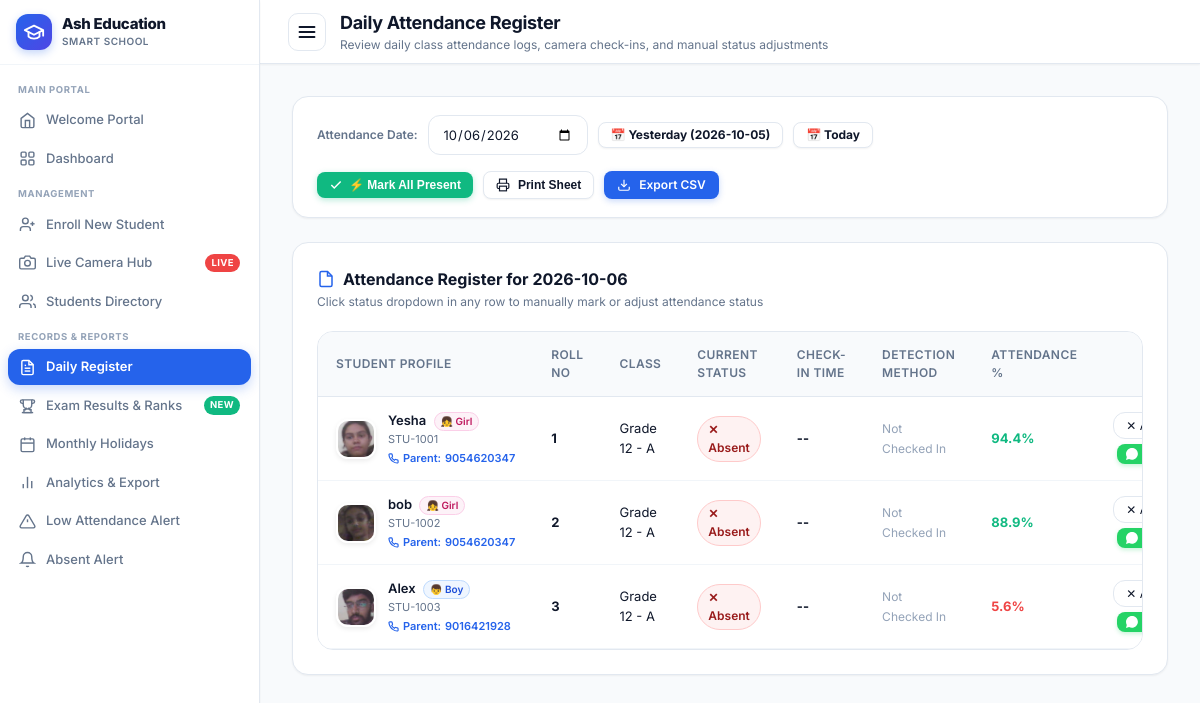
Page /logs on the earlier database version.
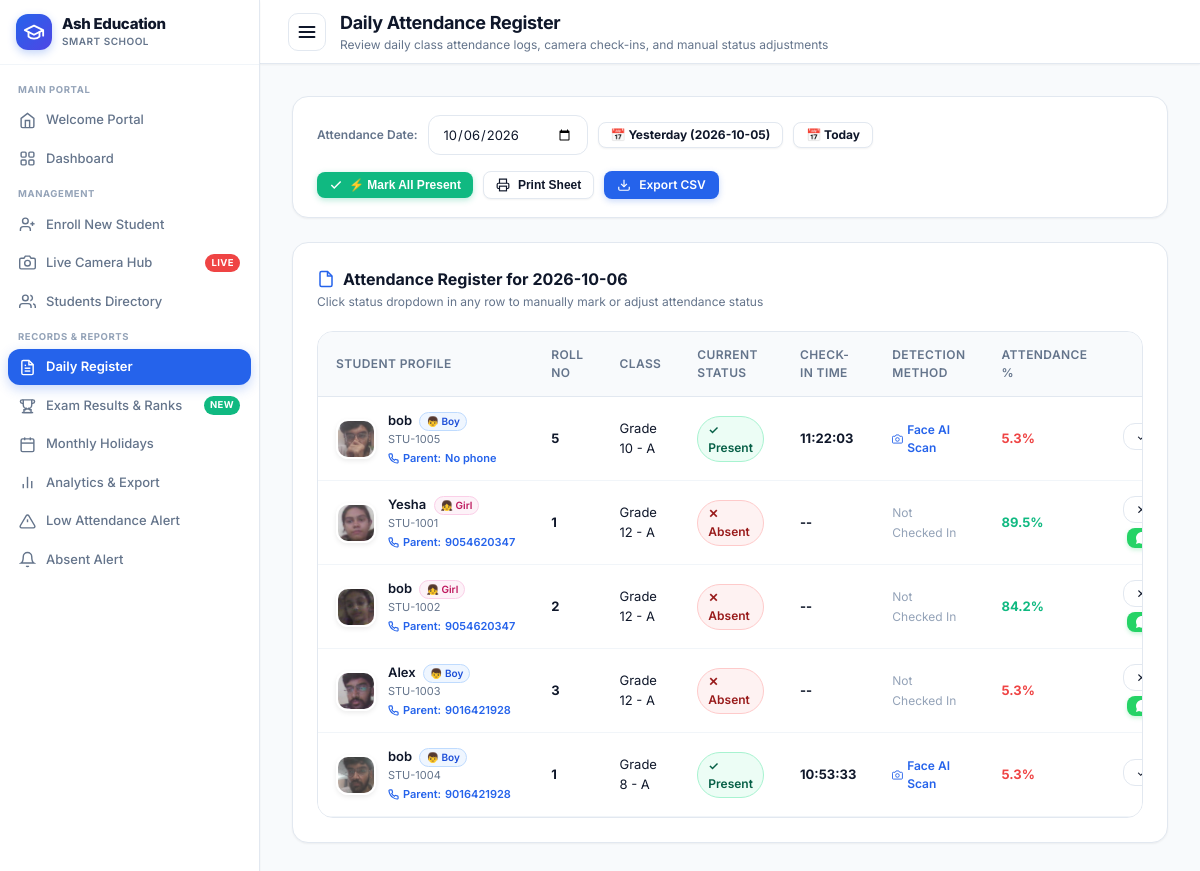
Same page on the later database version.
### tables this page shows
CREATE TABLE students (
        id INTEGER PRIMARY KEY AUTOINCREMENT,
        student_id TEXT UNIQUE NOT NULL,
        full_name TEXT NOT NULL,
        grade TEXT NOT NULL,
        section TEXT NOT NULL,
        roll_no TEXT NOT NULL,
        gender TEXT DEFAULT 'Other',
        guardian_name TEXT,
        guardian_phone TEXT,
        photo_path TEXT,
        status TEXT DEFAULT 'Active',
        created_at TIMESTAMP DEFAULT CURRENT_TIMESTAMP
    , parent_phone TEXT, category TEXT DEFAULT 'General', dob TEXT DEFAULT '');

CREATE TABLE attendance (
        id INTEGER PRIMARY KEY AUTOINCREMENT,
        student_id TEXT NOT NULL,
        date TEXT NOT NULL,
        time TEXT NOT NULL,
        status TEXT NOT NULL DEFAULT 'Present',
        method TEXT NOT NULL DEFAULT 'Camera-OpenCV',
        confidence REAL DEFAULT 0.0,
        notes TEXT,
        created_at TIMESTAMP DEFAULT CURRENT_TIMESTAMP,
        UNIQUE(student_id, date),
        FOREIGN KEY (student_id) REFERENCES students (student_id) ON DELETE CASCADE
    );

### backend/app.py (the view)
@app.route('/logs')
def attendance_logs():
    target_date = request.args.get('date', date.today().isoformat())
    grade = request.args.get('grade', session.get('selected_grade', 'All'))
    session['selected_grade'] = grade
    records = get_today_attendance(target_date)
    if grade and grade != 'All':
        records = [r for r in records if r['grade'] == grade]
    absent_count = sum(1 for r in records if r['attendance_status'] != 'Present')
    sent_student_ids = get_sent_whatsapp_student_ids(target_date)
    for r in records:
        r['whatsapp_sent'] = (r['student_id'] in sent_student_ids)
    today_str = date.today().isoformat()
    yesterday_str = (date.today() - timedelta(days=1)).isoformat()
    return render_template(
        'logs.html',
        records=records,
        selected_date=target_date,
        selected_grade=grade,
        absent_count=absent_count,
        today_date=today_str,
        yesterday_date=yesterday_str
    )

### frontend/templates/logs.html (shortened to what this page needs)
{% extends "base.html" %}
{% block page_heading %}Daily Attendance Register{% endblock %}
{% block page_subheading %}Review daily class attendance logs, camera check-ins, and manual status adjustments{%
endblock %}
{% block content %}
<div class="card" style="margin-bottom:24px; padding:18px 24px;">
  <form method="GET" action="{{ url_for('attendance_logs') }}"
    style="display:flex; justify-content:space-between; align-items:center; flex-wrap:wrap; gap:16px;">
    <div style="display:flex; align-items:center; gap:10px; flex-wrap:wrap;">
      <label for="log-date" style="font-size:12px; font-weight:600; color:var(--text-muted);">Attendance Date:</label>
      <input type="date" id="log-date" name="date" class="form-control" value="{{ selected_date }}" style="width:160px;"
        onchange="this.form.submit()">
      <a href="{{ url_for('attendance_logs', date=yesterday_date, grade=selected_grade) }}"
         class="btn btn-secondary btn-sm {% if selected_date == yesterday_date %}btn-date-active{% endif %}"
         style="padding:5px 12px; font-size:12px; font-weight:700; text-decoration:none;"
         title="Jump to Yesterday's Attendance ({{ yesterday_date }})">
        📅 Yesterday ({{ yesterday_date }})
      </a>
      <a href="{{ url_for('attendance_logs', date=today_date, grade=selected_grade) }}"
         class="btn btn-secondary btn-sm {% if selected_date == today_date %}btn-date-active{% endif %}"
         style="padding:5px 12px; font-size:12px; font-weight:700; text-decoration:none;"
         title="Jump to Today's Attendance ({{ today_date }})">
        📅 Today
      </a>
    </div>
    <div style="display:flex; gap:10px; align-items:center; flex-wrap:wrap;">
      <button type="button" class="btn btn-sm" onclick="markAllPresent('{{ selected_date }}')"
              style="background:#10b981; color:white; border:none; font-weight:700; display:inline-flex; align-items:center; gap:6px; box-shadow:0 2px 6px rgba(16,185,129,0.3); cursor:pointer;"
              title="Quickly fill attendance by marking all active students as Present for {{ selected_date }}">
        <svg width="14" height="14" viewBox="0 0 24 24" fill="none" stroke="currentColor" stroke-width="2.5">
          <polyline points="20 6 9 17 4 12"></polyline>
        </svg>
        <span>⚡ Mark All Present</span>
      </button>
      <button type="button" class="btn btn-secondary btn-sm" onclick="window.print()">
        <svg width="14" height="14" viewBox="0 0 24 24" fill="none" stroke="currentColor" stroke-width="2">
          <polyline points="6 9 6 2 18 2 18 9"></polyline>
          <path d="M6 18H4a2 2 0 0 1-2-2v-5a2 2 0 0 1 2-2h16a2 2 0 0 1 2 2v5a2 2 0 0 1-2 2h-2"></path>
          <rect x="6" y="14" width="12" height="8"></rect>
        </svg>
        <span>Print Sheet</span>
      </button>
      <a href="{{ url_for('export_csv', start_date=selected_date, end_date=selected_date, grade=selected_grade) }}"
        class="btn btn-primary btn-sm">
        <svg width="14" height="14" viewBox="0 0 24 24" fill="none" stroke="currentColor" stroke-width="2">
          <path d="M21 15v4a2 2 0 0 1-2 2H5a2 2 0 0 1-2-2v-4"></path>
          <polyline points="7 10 12 15 17 10"></polyline>
          <line x1="12" y1="15" x2="12" y2="3"></line>
        </svg>
        <span>Export CSV</span>
      </a>
    </div>
  </form>
</div>
<div class="card">
  <div class="card-header">
    <div>
      <div class="card-title">
        <svg width="18" height="18" viewBox="0 0 24 24" fill="none" stroke="currentColor" stroke-width="2"
          style="color:var(--primary);">
          <path d="M14 2H6a2 2 0 0 0-2 2v16a2 2 0 0 0 2 2h12a2 2 0 0 0 2-2V8z"></path>
          <polyline points="14 2 14 8 20 8"></polyline>
        </svg>
        Attendance Register for {{ selected_date }}
      </div>
      <div class="card-subtitle">Click status dropdown in any row to manually mark or adjust attendance status</div>
    </div>
  </div>
  {% if records and records|length > 0 %}
  <div class="table-responsive">
    <table class="custom-table">
      <thead>
        <tr>
          <th>Student Profile</th>
          <th>Roll No</th>
          <th>Class</th>
          <th>Current Status</th>
          <th>Check-in Time</th>
          <th>Detection Method</th>
          <th>Attendance %</th>
          <th style="text-align:right;">Quick Status Override</th>
        </tr>
      </thead>
      <tbody>
        {% for r in records %}
        <tr id="row-{{ r.student_id }}">
          <td>
            <div class="student-cell">
              <img src="{{ r.photo_path or url_for('static', filename='img/avatar_default.png') }}"
                class="student-avatar" alt="{{ r.full_name }}"
                onerror="this.src='https://ui-avatars.com/api/?name={{ r.full_name }}&background=E0E7FF&color=4338CA'">
              <div class="student-meta">
                <div class="name" id="name-{{ r.student_id }}">
                  {{ r.full_name }}
                  {% if r.gender and r.gender|lower in ['male', 'boy', 'm'] %}
                    <span class="gender-tag-pill boy" style="font-size:10px; padding:1px 6px; margin-left:4px;">👦 Boy</span>
                  {% elif r.gender and r.gender|lower in ['female', 'girl', 'f'] %}
                    <span class="gender-tag-pill girl" style="font-size:10px; padding:1px 6px; margin-left:4px;">👧 Girl</span>
                  {% endif %}
                </div>
                <div class="sub">{{ r.student_id }}</div>
                <div
                  style="font-size:11px; color:#2563eb; font-weight:600; margin-top:2px; display:flex; align-items:center; gap:4px;">
                  <span>Parent:</span> <span id="phone-{{ r.student_id }}">{{ r.parent_phone or r.guardian_phone or 'No
                    phone' }}</span>
                </div>
              </div>
            </div>
          </td>
          <td><strong id="roll-{{ r.student_id }}">{{ r.roll_no }}</strong></td>
          <td><span id="class-{{ r.student_id }}">{{ r.grade }} - {{ r.section }}</span></td>
          <td id="status-cell-{{ r.student_id }}">
            {% if r.attendance_status == 'Present' %}
            <span class="badge badge-present">✓ Present</span>
            {% else %}
            <span class="badge badge-absent">✕ Absent</span>
            {% endif %}
          </td>
          <td id="time-cell-{{ r.student_id }}">
            <strong>{{ r.time or '--' }}</strong>
          </td>
          <td id="method-cell-{{ r.student_id }}">
            {% if r.method == 'Camera-OpenCV' %}
            <span
              style="display:inline-flex; align-items:center; gap:4px; font-size:12px; color:var(--primary); font-weight:600;">
              <svg width="14" height="14" viewBox="0 0 24 24" fill="none" stroke="currentColor" stroke-width="2">
                <path d="M23 19a2 2 0 0 1-2 2H3a2 2 0 0 1-2-2V8a2 2 0 0 1 2-2h4l2-3h6l2 3h4a2 2 0 0 1 2 2z"></path>
                <circle cx="12" cy="13" r="4"></circle>
              </svg>
              Face AI Scan
            </span>
            {% elif r.method %}
            <span style="font-size:12px; color:var(--text-muted);">{{ r.method }}</span>
            {% else %}
            <span style="color:var(--text-light); font-size:12px;">Not Checked In</span>
            {% endif %}
          </td>
          <td>
            <span class="attendance-rate {% if (r.attendance_percentage or 0) >= 75 %}rate-high{% elif (r.attendance_percentage or 0) >= 50 %}rate-mid{% else %}rate-low{% endif %}">
              {{ r.attendance_percentage or 0.0 }}%
            </span>
          </td>
          <td style="text-align:right;">
            <div style="display:inline-flex; flex-direction:column; align-items:flex-end; gap:5px;">
              <select class="form-control" style="width:130px; font-size:12px; padding:4px 8px;"
                onchange="updateStatus('{{ r.student_id }}', this.value, '{{ selected_date }}')">
                <option value="Present" {% if r.attendance_status == 'Present' %}selected{% endif %}>✓ Present</option>
                <option value="Absent" {% if r.attendance_status != 'Present' %}selected{% endif %}>✕ Absent</option>
              </select>
              <div id="wa-btn-container-{{ r.student_id }}">
                {% if r.attendance_status != 'Present' %}
                <button type="button" class="btn btn-sm btn-wa-trigger" id="btn-wa-{{ r.student_id }}"
                  data-id="{{ r.student_id }}"
                  data-name="{{ r.full_name }}"
                  data-phone="{{ r.parent_phone or r.guardian_phone or '' }}"
                  data-roll="{{ r.roll_no }}"
                  data-grade="{{ r.grade }}"
                  data-section="{{ r.section }}"
                  data-date="{{ selected_date }}"
                  onclick="triggerSingleWhatsAppFromBtn(this)"
                  style="background:#25D366; color:white; font-size:11px; font-weight:700; padding:3px 9px; border:none; border-radius:var(--radius-sm); display:inline-flex; align-items:center; gap:5px; box-shadow:0 2px 4px rgba(37,211,102,0.25); cursor:pointer;"
                  title="Send WhatsApp attendance alert to parent">
                </button>
                {% endif %}
              </div>
            </div>
          </td>
        </tr>
        {% endfor %}
      </tbody>
    </table>
  </div>
  {% else %}
  <div style="text-align:center; padding:40px; color:var(--text-muted);">
    <p>No student records enrolled for this grade.</p>
  </div>
  {% endif %}
</div>
{% endblock %}

Differences in the rows shown:
added attendance: photo_path (picture), full_name "bob", shows "👦 Boy", student_id "STU-1005", guardian_phone "No phone", roll_no "5", grade "Grade 10", section "A", shows "✓ Present", time "11:22:03", method "Camera-OpenCV" (drawn), attendance_percentage "5.3", student_id "✓ Present"
computed for students "Yesha": attendance_percentage "94.4" → "89.5"
computed for students "bob": attendance_percentage "88.9" → "84.2"
computed for students "Alex": attendance_percentage "5.6" → "5.3"
added attendance: photo_path (picture), full_name "bob", shows "👦 Boy", student_id "STU-1004", parent_phone "9016421928", roll_no "1", grade "Grade 8", section "A", shows "✓ Present", time "10:53:33", method "Camera-OpenCV" (drawn), attendance_percentage "5.3", student_id "✓ Present"
